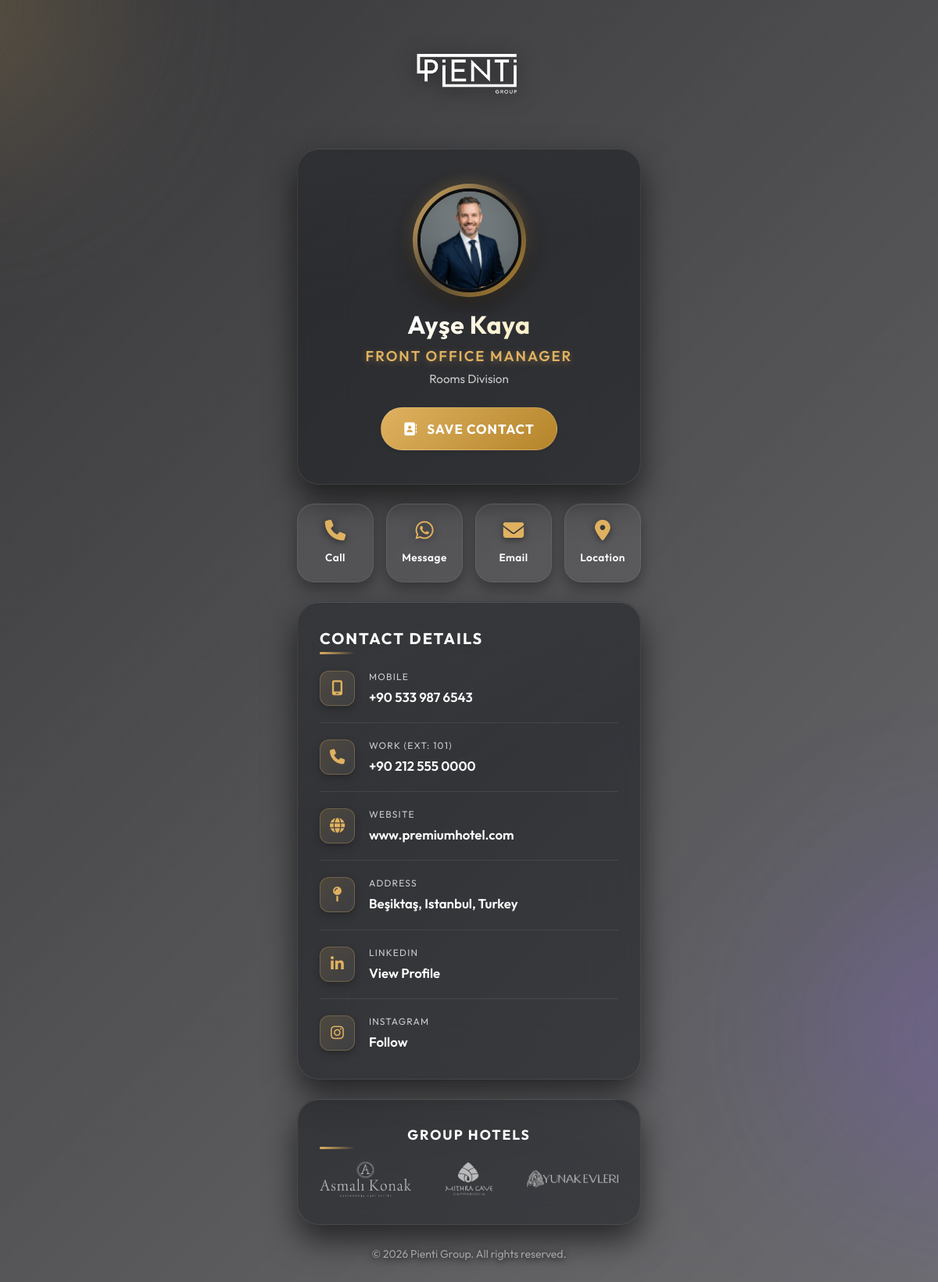
The page /index.php?slug=front-office-manager on the database its author committed.
### tables this page shows
CREATE TABLE `employees` (
  `id` int(11) NOT NULL AUTO_INCREMENT,
  `slug` varchar(100) NOT NULL,
  `first_name` varchar(100) NOT NULL,
  `last_name` varchar(100) NOT NULL,
  `title` varchar(150) NOT NULL,
  `department` varchar(100) NOT NULL,
  `phone` varchar(50) DEFAULT NULL,
  `mobile` varchar(50) DEFAULT NULL,
  `email` varchar(150) DEFAULT NULL,
  `website` varchar(255) DEFAULT NULL,
  `extension` varchar(20) DEFAULT NULL,
  `whatsapp` varchar(50) DEFAULT NULL,
  `location_url` varchar(500) DEFAULT NULL,
  `profile_image` varchar(255) DEFAULT 'default_profile.jpg',
  `hotel_name` varchar(150) NOT NULL DEFAULT 'Pienti Group',
  `hotel_address` text DEFAULT NULL,
  `social_linkedin` varchar(255) DEFAULT NULL,
  `social_instagram` varchar(255) DEFAULT NULL,
  `status` tinyint(1) DEFAULT 1,
  `show_balloons` tinyint(1) DEFAULT 0,
  `created_at` timestamp DEFAULT current_timestamp(),
  PRIMARY KEY (`id`),
  UNIQUE KEY `slug_unique` (`slug`)
);

### index.php (called while the page is built, shortened)
<?php
require_once 'config.php';
$slug = isset($_GET['slug']) ? htmlspecialchars(trim($_GET['slug'])) : '';
$employee = getEmployeeBySlug($pdo, $slug);
require_once 'card.php';
?>

### config.php (called while the page is built, shortened)
<?php
function getEmployeeBySlug($pdo, $slug) {
    $stmt = $pdo->prepare("SELECT * FROM employees WHERE slug = ? AND status = 1");
    $stmt->execute([$slug]);
    return $stmt->fetch();
}
?>

### card.php (the view, shortened to what this page needs)
<!DOCTYPE html>
<html lang="en">
<head>
    <link href="https://cdn.jsdelivr.net/npm/bootstrap@5.3.2/dist/css/bootstrap.min.css" rel="stylesheet">
    <link rel="stylesheet" href="https://cdnjs.cloudflare.com/ajax/libs/font-awesome/6.4.2/css/all.min.css">
    <link rel="stylesheet" href="/assets/css/style.css?v=6">
</head>
<body class="dark-theme">
    <div class="bg-shape shape-1"></div>
    <div class="bg-shape shape-2"></div>
    <div class="container mobile-container">
        <div class="text-center mt-4 mb-3 fade-in">
            <img src="/assets/img/logo.svg" alt="<?= htmlspecialchars($employee['hotel_name']) ?> Logo" class="hotel-logo-img" onerror="this.style.display='none'; this.nextElementSibling.style.display='block';">
        </div>
        <div class="glass-card profile-card text-center mb-4 slide-up">
            <div class="profile-img-wrapper">
                <img src="/assets/img/<?= htmlspecialchars($employee['profile_image']) ?>" alt="Profile" class="profile-img" onerror="this.src='/assets/img/default_profile.jpg'">
            </div>
            <h1 class="name-title mt-3"><?= htmlspecialchars($employee['first_name'] . ' ' . $employee['last_name']) ?></h1>
            <p class="job-title text-gold mb-1"><?= htmlspecialchars($employee['title']) ?></p>
            <p class="department-text mb-0"><?= htmlspecialchars($employee['department']) ?></p>
            <div class="action-buttons mt-4">
                <?php
                $vcf_link = (isset($IS_STATIC_EXPORT) && $IS_STATIC_EXPORT)
                            ? "/vcf/" . urlencode($slug) . ".vcf"
                            : "/vcard.php?slug=" . urlencode($slug);
                ?>
                <a href="<?= $vcf_link ?>" class="btn btn-gold mb-2 rounded-pill shadow-sm">
                    <i class="fa-solid fa-address-book me-2"></i> Save Contact
                </a>
            </div>
        </div>
        <div class="row g-3 mb-4 slide-up justify-content-center" style="animation-delay: 0.1s;">
            <?php if(!empty($employee['mobile'])): ?>
            <div class="col-3">
                <a href="tel:<?= str_replace(' ', '', $employee['mobile']) ?>" class="quick-action-btn glass-btn">
                    <i class="fa-solid fa-phone"></i>
                    <span>Call</span>
                </a>
            </div>
            <?php endif; ?>
            <?php if(!empty($employee['whatsapp'])): ?>
            <div class="col-3">
                <a href="https://wa.me/<?= str_replace(['+', ' '], '', $employee['whatsapp']) ?>" target="_blank" class="quick-action-btn glass-btn">
                    <i class="fa-brands fa-whatsapp"></i>
                    <span>Message</span>
                </a>
            </div>
            <?php endif; ?>
            <?php if(!empty($employee['email'])): ?>
            <div class="col-3">
                <a href="mailto:<?= htmlspecialchars($employee['email']) ?>" class="quick-action-btn glass-btn">
                    <i class="fa-solid fa-envelope"></i>
                    <span>Email</span>
                </a>
            </div>
            <?php endif; ?>
            <?php if(!empty($employee['location_url'])): ?>
            <div class="col-3">
                <a href="<?= htmlspecialchars($employee['location_url']) ?>" target="_blank" class="quick-action-btn glass-btn">
                    <i class="fa-solid fa-location-dot"></i>
                    <span>Location</span>
                </a>
            </div>
            <?php endif; ?>
        </div>
        <div class="glass-card contact-details mb-4 slide-up" style="animation-delay: 0.2s;">
            <h3 class="section-title">Contact Details</h3>
            <ul class="contact-list list-unstyled mb-0">
                <?php if(!empty($employee['mobile'])): ?>
                <li>
                    <div class="icon-box"><i class="fa-solid fa-mobile-screen"></i></div>
                    <div class="info-text">
                        <span class="label">Mobile</span>
                        <a href="tel:<?= str_replace(' ', '', $employee['mobile']) ?>"><?= htmlspecialchars($employee['mobile']) ?></a>
                    </div>
                </li>
                <?php endif; ?>
                <?php if(!empty($employee['phone'])): ?>
                <li>
                    <div class="icon-box"><i class="fa-solid fa-phone"></i></div>
                    <div class="info-text">
                        <span class="label">Work <?= !empty($employee['extension']) ? '(Ext: '.$employee['extension'].')' : '' ?></span>
                        <a href="tel:<?= str_replace(' ', '', $employee['phone']) ?>"><?= htmlspecialchars($employee['phone']) ?></a>
                    </div>
                </li>
                <?php endif; ?>
                <?php if(!empty($employee['website'])): ?>
                <li>
                    <div class="icon-box"><i class="fa-solid fa-globe"></i></div>
                    <div class="info-text">
                        <span class="label">Website</span>
                        <a href="http://<?= htmlspecialchars($employee['website']) ?>" target="_blank"><?= htmlspecialchars($employee['website']) ?></a>
                    </div>
                </li>
                <?php endif; ?>
                <?php if(!empty($employee['hotel_address'])): ?>
                <li>
                    <div class="icon-box"><i class="fa-solid fa-map-pin"></i></div>
                    <div class="info-text">
                        <span class="label">Address</span>
                        <span class="text-white-50"><?= htmlspecialchars($employee['hotel_address']) ?></span>
                    </div>
                </li>
                <?php endif; ?>
                <?php if(!empty($employee['social_linkedin'])): ?>
                <li>
                    <div class="icon-box"><i class="fa-brands fa-linkedin-in"></i></div>
                    <div class="info-text">
                        <span class="label">LinkedIn</span>
                        <a href="<?= htmlspecialchars($employee['social_linkedin']) ?>" target="_blank">View Profile</a>
                    </div>
                </li>
                <?php endif; ?>
                <?php if(!empty($employee['social_instagram'])): ?>
                <li>
                    <div class="icon-box"><i class="fa-brands fa-instagram"></i></div>
                    <div class="info-text">
                        <span class="label">Instagram</span>
                        <a href="<?= htmlspecialchars($employee['social_instagram']) ?>" target="_blank">Follow</a>
                    </div>
                </li>
                <?php endif; ?>
            </ul>
        </div>
        <div class="glass-card hotels-section mb-4 slide-up" style="animation-delay: 0.25s;">
            <h3 class="section-title text-center d-block mb-4" style="font-size: 1.1rem; letter-spacing: 2px;">Group Hotels</h3>
            <div class="hotel-logos-flex">
                <div class="hotel-logo-item">
                    <a href="https://pientigroup2026.github.io/pienti-nfc/asmalikonak/" target="_blank" rel="noopener noreferrer" class="hotel-logo-link">
                        <img src="/assets/img/asmali_konak-1.png" alt="Asmalı Konak" class="hotel-footer-logo" style="max-height: 45px;">
                    </a>
                </div>
                <div class="hotel-logo-item">
                    <a href="https://pientigroup2026.github.io/pienti-nfc/mithra/" target="_blank" rel="noopener noreferrer" class="hotel-logo-link">
                        <img src="/assets/img/mithra_cave-1.png" alt="Mithra Cave" class="hotel-footer-logo" style="max-height: 42px;">
                    </a>
                </div>
                <div class="hotel-logo-item">
                    <a href="https://pientigroup2026.github.io/pienti-nfc/yunak/" target="_blank" rel="noopener noreferrer" class="hotel-logo-link">
                        <img src="/assets/img/yunak_evleri-1.png" alt="Yunak Evleri" class="hotel-footer-logo" style="max-height: 34px;">
                    </a>
                </div>
            </div>
        </div>
        <div class="footer-text text-center text-white-50 pb-4 slide-up" style="animation-delay: 0.32s;">
            <small>&copy; 2026 Pienti Group. All rights reserved.</small>
        </div>
    </div>
</body>
</html>

### rows shown on the page
employees: profile_image (placeholder picture), first_name+last_name "Ayşe Kaya", title "FRONT OFFICE MANAGER", department "Rooms Division", mobile "+90 533 987 6543", extension "101", phone "+90 212 555 0000", website "www.premiumhotel.com", hotel_address "Beşiktaş, Istanbul, Turkey"
